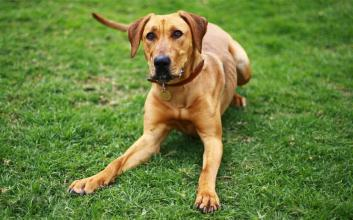
#> input picture dog.jpg, 353 x 220 px, given in place of np2.jpg, which was not available
$ jupyter execute Image_processing_Basic_code2.ipynb   (shell and % lines are left out)   (text cells are left out)
#> lines starting #> are read from the running program, lines starting #| are printed output that depends on the picture; pictures that were not available may be replaced by others from this repository, and a replacement may not be noted
[cell 1]
import numpy as np
import cv2
import matplotlib.pyplot as plt
import matplotlib.image as im

[cell 2]
img = cv2.imread(r"image_data\np2.jpg",0)
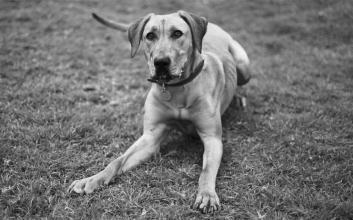
#> img: shape (220, 353); min 0, max 250, mean 115.1
plt.imshow(img,cmap='gray')
plt.show()

[cell 3]
kernel = np.ones((7,7))
img2 = cv2.erode(img,kernel)
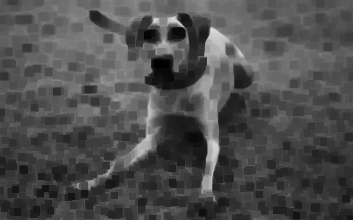
#> img2: shape (220, 353); min 0, max 218, mean 77.8
plt.imshow(img2,cmap='gray')
plt.show()

[cell 4]
img3 = cv2.dilate(img2,kernel)
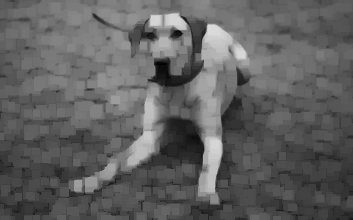
#> img3: shape (220, 353); min 0, max 218, mean 96.3
plt.imshow(img3,cmap='gray')
plt.show()

[cell 5]
img = cv2.imread(r"image_data\np3.jpg",0)
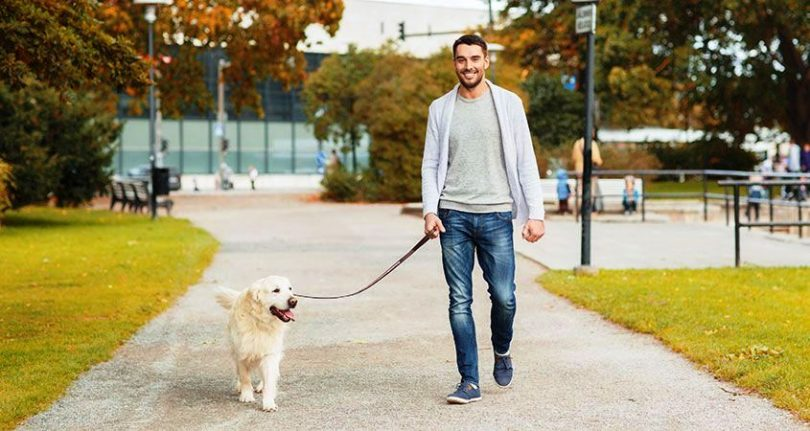
#> input picture test.jpg, 810 x 431 px, given in place of np3.jpg, which was not available
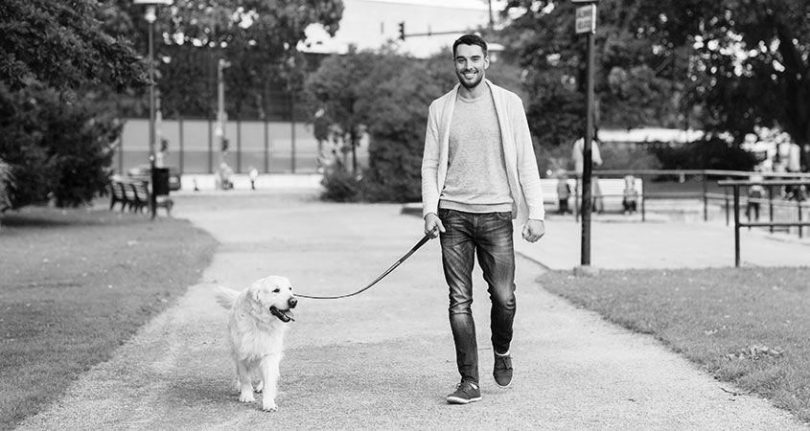
#> img: shape (431, 810); min 0, max 255, mean 142.5
img2 = cv2.erode(img,kernel)
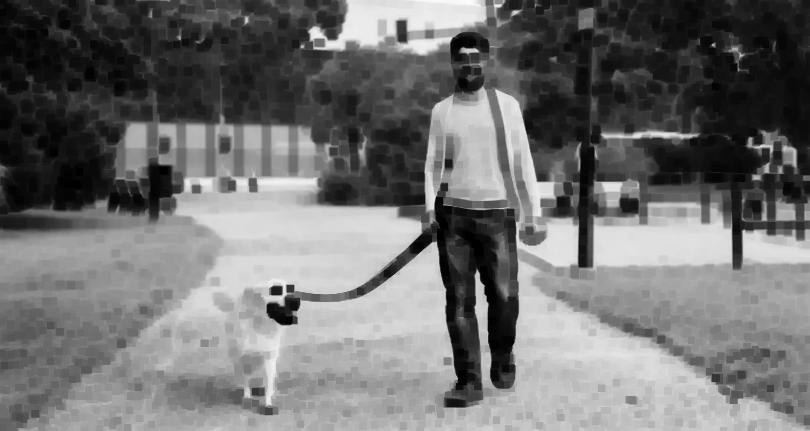
#> img2: shape (431, 810); min 0, max 252, mean 113.3
img3 = cv2.dilate(img2,kernel)
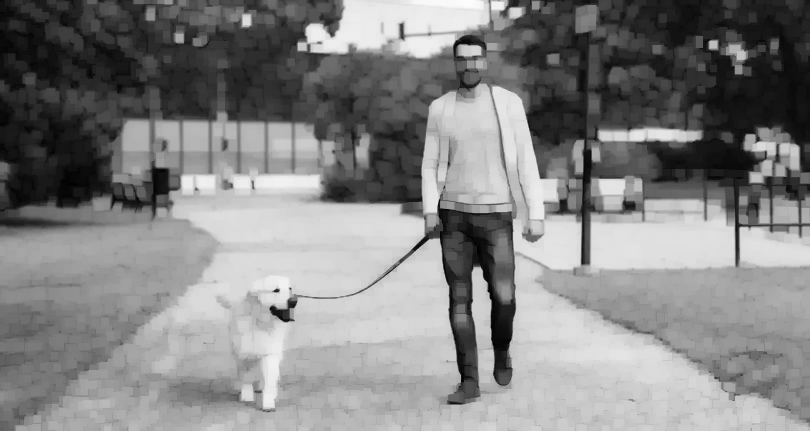
#> img3: shape (431, 810); min 0, max 252, mean 131.5
plt.imshow(img3,cmap='gray')
plt.show()

[cell 6]
img = im.imread(r"image_data\happy3.jpg")
#> img: shape (431, 810, 3)
plt.imshow(img)
plt.show()

[cell 7]
fd = cv2.CascadeClassifier(r"image_data\haarcascade_frontalface_alt.xml")
corners = fd.detectMultiScale(img)
#> corners = [[448, 43, 41, 41]]
corners
#> Out = [[448, 43, 41, 41]]
